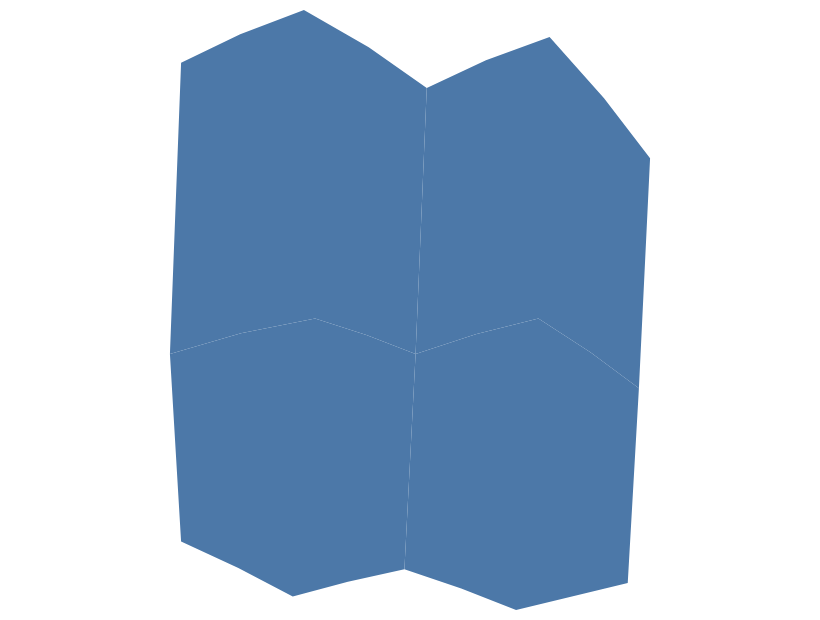

Vega-Lite specification for this chart:
### Vega-Lite specification from a JSON file in a GitHub repository (floating-point values rounded to 4 significant figures)
{"$schema": "https://vega.github.io/schema/vega-lite/v6.json", "padding": 5, "autosize": "none", "width": 400, "height": 300, "data": {"values": {"type": "FeatureCollection", "features": [{"type": "Feature", "properties": {"name": "west", "value": 3, "cat": "a"}, "geometry": {"type": "Polygon", "coordinates": [[[-11, 48], [-2, 52], [9, 50], [10, 36], [0, 33], [-10, 35], [-11, 48]]]}}, {"type": "Feature", "properties": {"name": "east", "value": 5, "cat": "b"}, "geometry": {"type": "Polygon", "coordinates": [[[9, 50], [18, 52], [31, 50], [30, 38], [20, 34], [10, 36], [9, 50]]]}}, {"type": "Feature", "properties": {"name": "north-west", "value": 2, "cat": "a"}, "geometry": {"type": "Polygon", "coordinates": [[[-12, 60], [-3, 65], [8, 63], [9, 50], [-2, 52], [-11, 48], [-12, 60]]]}}, {"type": "Feature", "properties": {"name": "north-east", "value": 8, "cat": "b"}, "geometry": {"type": "Polygon", "coordinates": [[[8, 63], [19, 66], [30, 64], [31, 50], [18, 52], [9, 50], [8, 63]]]}}]}, "format": {"property": "features"}}, "projection": {"type": "mercator", "reflectX": true, "reflectY": false}, "mark": "geoshape"}
